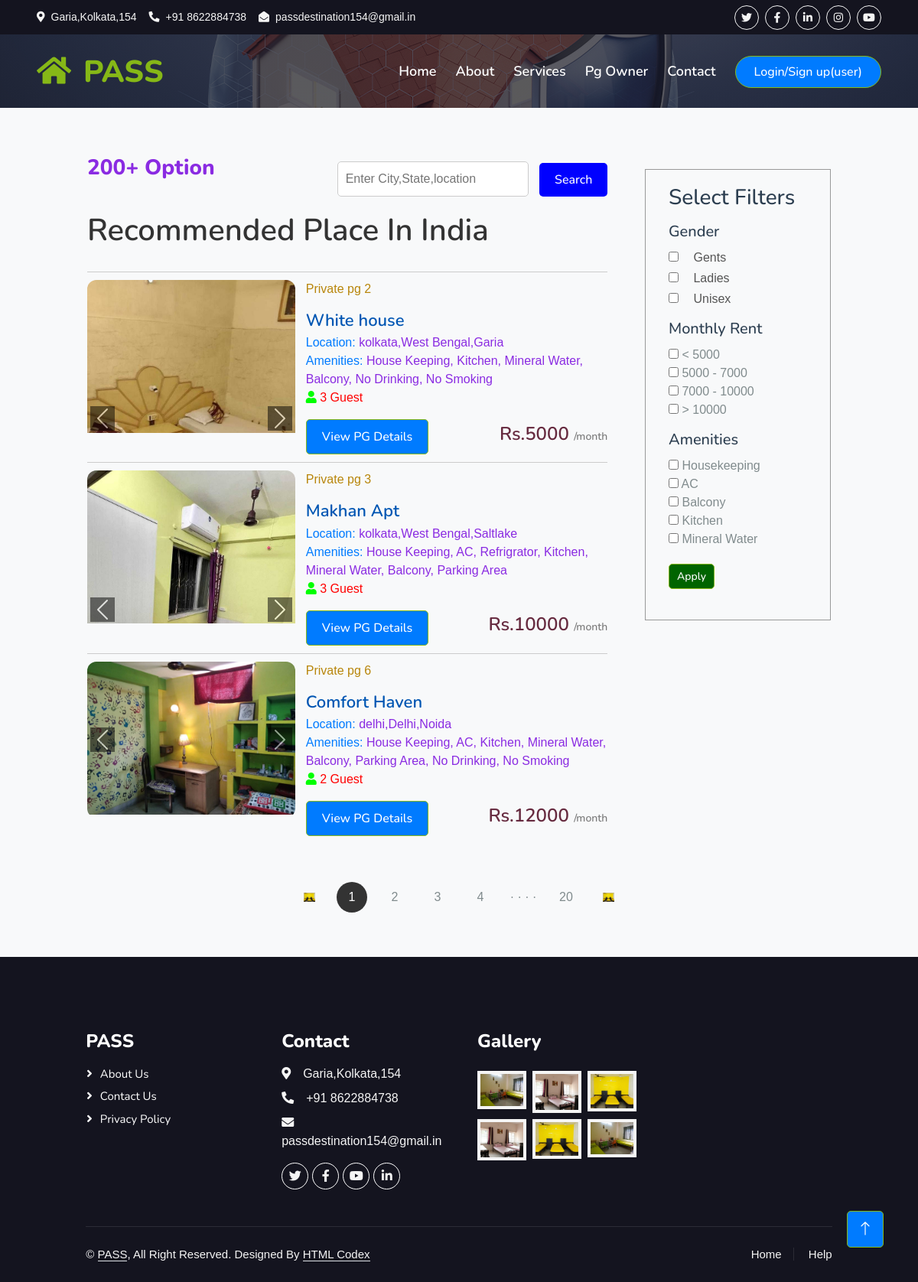
/listing, run on the app's committed database.
### pg/models.py (models this page shows)
class PG(models.Model):
    pgname = models.CharField(max_length=100)
    gender = models.CharField(max_length=100, choices=[
        ('male', 'Male'),
        ('female', 'Female'),
        ('other', 'Other'),
    ])
    pname = models.CharField(max_length=100)# pg name
    email = models.EmailField()
    phone_no = models.CharField(max_length=10)
    pg_rg_no = models.CharField(max_length=10,unique=True)  #p owner uniq id
    pro_address = models.CharField(max_length=1000) #land mark
    description = models.TextField()
    rent = models.CharField(max_length=50)
    property_image1 = models.ImageField(upload_to='property_images/',blank=True, null=True)
    property_image2 = models.ImageField(upload_to='property_images/',blank=True, null=True)
    property_image3 = models.ImageField(upload_to='property_images/',blank=True, null=True)
    state = models.CharField(max_length=50)
    city = models.CharField(max_length=50)
    location = models.CharField(max_length=50)
    no_of_beds = models.CharField(max_length=1)
    amenities = models.CharField(max_length=2000)
    def __str__(self):
        return self.pgname
    class Meta:
        db_table="PG"

### pg/views.py (the view)
# urls.py: path('listing',views.listing),
def listing(request):
    pg_listings = PG.objects.all()
    booking = BookDetails.objects.all()
    booked_pg_ids = [booking_item.pgid for booking_item in booking]
    available_pg_listings = pg_listings.exclude(id__in=booked_pg_ids)
    print("booked_pg_ids:", booked_pg_ids)
    print("available_pg_listings:", available_pg_listings)
    context = {
        'pg_listings': available_pg_listings,
    }
    return render(request, 'listing.html', context)

### pg/templates/listing.html (shortened to what this page needs)
{% extends 'base.html' %}
{% load static %}
{% block div %}
   <a href="home" class="nav-item nav-link">Home</a>
    <a href="about" class="nav-item nav-link">About</a>
    <a href="service" class="nav-item nav-link">Services</a>
    <a href="pgowner_login" class="nav-item nav-link">Pg Owner</a>
    <a href="contact" class="nav-item nav-link">Contact</a>
{% endblock div %}
{% block hero %}
<div class="container-fluid bg-primary py-5  hero-header">
</div>
{% endblock hero %}
{% block body %}
<div class="container">
    <div class="list-container">
        <div class="left-col">
          <div class="options-bar">
            <h3 style="color: blueviolet;">200+ Option</h3>
            <div class="search-bar" style="color: #00ff00;">
                <form action="pg_search" method="GET">
                    <input type="text" name="search" id="search" placeholder="Enter City,State,location">
                    <button type="submit" class="btn btn-primary">Search</button>
                </form>
            </div>
          </div>
            <h1>Recommended Place In India</h1>
      {% if pg_listings %}
        {% for pg in pg_listings %}
            <div class="house">
                <div class="house-img">
                    <div id="carouselExampleControls{{pg.id}}" class="carousel slide" data-bs-ride="carousel">
                        <div class="carousel-inner" data-bs-interval="200">
                          <div class="carousel-item active">
                            <img src="{{ pg.property_image1.url }}" class="d-block w-100" alt="...">
                          </div>
                        </div>
                        <button class="carousel-control-prev" type="button" data-bs-target="#carouselExampleControls{{pg.id}}" data-bs-slide="prev">
                          <span class="carousel-control-prev-icon" aria-hidden="true"></span>
                        </button>
                        <button class="carousel-control-next" type="button" data-bs-target="#carouselExampleControls{{pg.id}}" data-bs-slide="next">
                          <span class="carousel-control-next-icon" aria-hidden="true"></span>
                        </button>
                      </div>
                </div>
                <div class="house-info">
                  <p style="color: darkgoldenrod;">Private pg {{pg.id}}</p>
                  <h3 style="color: #0056b3;">{{ pg.pgname }}</h3>
                  <p  style="color: #007bff; padding: 0%; margin: 0%;">Location: <span style="color: blueviolet; padding: 0%;margin: 0%;">{{ pg.city}},{{ pg.state}},{{pg.location}}</span></p>
                  <p  style="color: #007bff; padding: 0%; margin: 0%;">Amenities: <span style="color: blueviolet; padding: 0%;margin: 0%;">{{ pg.amenities}}</span></p>
                  <div class="guest-info">
                    <p><i class="fas fa-user"></i> {{ pg.no_of_beds }} Guest</p>
                  </div>
                  <div class="price-info">
                      <div class="price-button">
                          <a href="show_pg/{{pg.id}}"  class="btn btn-primary">View PG Details</a>
                          <h4>Rs.{{ pg.rent }} <span>/month</span></h4>
                      </div>
                  </div>
                </div>
            </div>
            {% endfor %}
            {% else %}
            <h4 style="color: #777;">No results found.</h4>
             {% endif %}
        </div>
        <div class="right-col">
            <div class="sidebar">
                <h3>Select Filters</h3>
                <h5 style="font-weight: 500; margin: 15px 0 10px;">Gender</h5>
                <div class="filter">
                  <label><input type="checkbox" id="gentsFilter"> Gents</label>
                </div>
                <div class="filter">
                   <label><input type="checkbox" id="ladiesFilter"> Ladies</label>
                </div>
                <div class="filter">
                   <label><input type="checkbox" id="unisexFilter"> Unisex</label>
                </div>
                <h5 style="font-weight: 500; margin: 15px 0 10px;">Monthly Rent</h5>
                <div class="filter-checkbox">
                  <label><input type="checkbox" id="rentUnder5000"> < 5000</label>
                </div>
                <div class="filter-checkbox">
                  <label><input type="checkbox" id="rent5000to7000"> 5000 - 7000</label>
                </div>
                <div class="filter-checkbox">
                  <label><input type="checkbox" id="rent7000to10000"> 7000 - 10000</label>
                </div>
                <div class="filter-checkbox">
                  <label><input type="checkbox" id="rentOver10000"> > 10000</label>
                </div>
                 <h5 style="font-weight: 500; margin: 15px 0 10px;">Amenities</h5>
                 <div class="filter-checkbox">
                     <label><input type="checkbox" id="housekeepingFilter"> Housekeeping</label>
                 </div>
                 <div class="filter-checkbox">
                     <label><input type="checkbox" id="acFilter"> AC</label>
                 </div>
                 <div class="filter-checkbox">
                     <label><input type="checkbox" id="balconyFilter"> Balcony</label>
                 </div>
                 <div class="filter-checkbox">
                     <label><input type="checkbox" id="kitchenFilter"> Kitchen</label>
                 </div>
                 <div class="filter-checkbox">
                     <label><input type="checkbox" id="mineralWaterFilter"> Mineral Water</label>
                 </div>
                <div class="sidebar-link" style="text-align: left;">
                  <button type="button" id="applyFilters" class="btn btn-primary" style="background-color: darkgreen; color: #FFFFFF; padding: 5px 10px; font-size: 14px;">Apply</button>
              </div>
            </div>
        </div>
    </div>
    <div class="pagination">
        <img src="{% static 'img/package-3.jpg' %}" alt="">
        <span class="current">1</span>
        <span>2</span>
        <span>3</span>
        <span>4</span>
        <span>&middot &middot &middot &middot</span>
        <span>20</span>
        <img src="{% static 'img/package-3.jpg' %}" alt="">
    </div>
</div>
{% endblock body %}

### pg/templates/base.html (shortened to what this page needs)
<!DOCTYPE html>
{% load static %}
<html lang="en">
<head>
    <link href="https://cdnjs.cloudflare.com/ajax/libs/font-awesome/5.10.0/css/all.min.css" rel="stylesheet">
    <link href="https://cdn.jsdelivr.net/npm/bootstrap-icons@1.4.1/font/bootstrap-icons.css" rel="stylesheet">
    <link href="{% static 'lib/animate/animate.min.css' %}" rel="stylesheet">
    <link href="{% static 'lib/owlcarousel/assets/owl.carousel.min.css' %}" rel="stylesheet">
    <link href="{% static  'lib/tempusdominus/css/tempusdominus-bootstrap-4.min.css' %}" rel="stylesheet" />
    <link href="{% static 'css/bootstrap.min.css' %}" rel="stylesheet">
    <link href="{% static 'css/style.css' %}" rel="stylesheet">
</head>
<body>
    <div class="container-fluid bg-dark px-5 d-none d-lg-block">
        <div class="row gx-0">
            <div class="col-lg-8 text-center text-lg-start mb-2 mb-lg-0">
                <div class="d-inline-flex align-items-center" style="height: 45px;">
                    <small class="me-3 text-light"><i class="fa fa-map-marker-alt me-2"></i>Garia,Kolkata,154</small>
                    <small class="me-3 text-light"><i class="fa fa-phone-alt me-2"></i>+91 8622884738</small>
                    <small class="text-light"><i
                            class="fa fa-envelope-open me-2"></i>passdestination154@gmail.in</small>
                </div>
            </div>
            <div class="col-lg-4 text-center text-lg-end">
                <div class="d-inline-flex align-items-center" style="height: 45px;">
                    <a class="btn btn-sm btn-outline-light btn-sm-square rounded-circle me-2" href=""><i
                            class="fab fa-twitter fw-normal"></i></a>
                    <a class="btn btn-sm btn-outline-light btn-sm-square rounded-circle me-2" href=""><i
                            class="fab fa-facebook-f fw-normal"></i></a>
                    <a class="btn btn-sm btn-outline-light btn-sm-square rounded-circle me-2" href=""><i
                            class="fab fa-linkedin-in fw-normal"></i></a>
                    <a class="btn btn-sm btn-outline-light btn-sm-square rounded-circle me-2" href=""><i
                            class="fab fa-instagram fw-normal"></i></a>
                    <a class="btn btn-sm btn-outline-light btn-sm-square rounded-circle" href=""><i
                            class="fab fa-youtube fw-normal"></i></a>
                </div>
            </div>
        </div>
    </div>
    <div class="container-fluid position-relative p-0">
        <nav class="navbar navbar-expand-lg navbar-light px-4 px-lg-5 py-3 py-lg-0">
            <a href="" class="navbar-brand p-0">
                <h1 class="text-primary m-0"><i class="fa fa-home me-3"></i>PASS</h1>
            </a>
            <div class="collapse navbar-collapse" id="navbarCollapse">
                <div class="navbar-nav ms-auto py-0">
                    {% block div %}
                    {% endblock div %}
                    {% if username != "Unknown" %}
                    {% comment %} {% block div %}
                    {% endblock div %}
                    {% if username %} {% endcomment %}
                    <div class="nav-item dropdown">
                        <a href="#" class="nav-link dropdown-toggle" data-bs-toggle="dropdown">{{ username.name}}</a>
                        <div class="dropdown-menu m-0">
                            <a href="profile" class="dropdown-item">Profile</a>
                            <a href="bookinglist" class="dropdown-item">Booking list</a>
                            <a href="change_password" class="dropdown-item">Change password</a>
                            <a href="/ulogout" class="dropdown-item">Logout</a>
                        </div>
                    </div>
                </div>
                {% else  %}
               </div>
                <a href="/ulogin" class="btn btn-primary rounded-pill py-2 px-4">Login/Sign up(user)</a>
                {% endif %}
            </div>
        </nav>
        {% block hero %}
        {% endblock hero %}
    </div>
   {% block body %}
   {% endblock body %}
    <div class="container-fluid bg-dark text-light footer pt-5 mt-5 wow fadeIn" data-wow-delay="0.1s">
        <div class="container py-5">
            <div class="row g-5">
                <div class="col-lg-3 col-md-6">
                    <h4 class="text-white mb-3">PASS</h4>
                    <a class="btn btn-link" href="/about">About Us</a>
                    <a class="btn btn-link" href="/contact">Contact Us</a>
                    <a class="btn btn-link" href="">Privacy Policy</a>
                </div>
                <div class="col-lg-3 col-md-6">
                    <h4 class="text-white mb-3">Contact</h4>
                    <p class="mb-2"><i class="fa fa-map-marker-alt me-3"></i>Garia,Kolkata,154</p>
                    <p class="mb-2"><i class="fa fa-phone-alt me-3"></i>+91 8622884738</p>
                    <p class="mb-2"><i class="fa fa-envelope me-3"></i>passdestination154@gmail.in</p>
                    <div class="d-flex pt-2">
                        <a class="btn btn-outline-light btn-social" href=""><i class="fab fa-twitter"></i></a>
                        <a class="btn btn-outline-light btn-social" href=""><i class="fab fa-facebook-f"></i></a>
                        <a class="btn btn-outline-light btn-social" href=""><i class="fab fa-youtube"></i></a>
                        <a class="btn btn-outline-light btn-social" href=""><i class="fab fa-linkedin-in"></i></a>
                    </div>
                </div>
                <div class="col-lg-3 col-md-6">
                    <h4 class="text-white mb-3">Gallery</h4>
                    <div class="row g-2 pt-2">
                        <div class="col-4">
                            <img class="img-fluid bg-light p-1" src="{% static 'img/package-1.jpg' %}" alt="">
                        </div>
                        <div class="col-4">
                            <img class="img-fluid bg-light p-1" src="{% static 'img/package-2.jpg' %}" alt="">
                        </div>
                        <div class="col-4">
                            <img class="img-fluid bg-light p-1" src="{% static 'img/package-3.jpg' %}" alt="">
                        </div>
                        <div class="col-4">
                            <img class="img-fluid bg-light p-1" src="{% static 'img/package-2.jpg' %}" alt="">
                        </div>
                        <div class="col-4">
                            <img class="img-fluid bg-light p-1" src="{% static 'img/package-3.jpg' %}" alt="">
                        </div>
                        <div class="col-4">
                            <img class="img-fluid bg-light p-1" src="{% static 'img/package-1.jpg' %}" alt="">
                        </div>
                    </div>
                </div>
            </div>
        </div>
        <div class="container">
            <div class="copyright">
                <div class="row">
                    <div class="col-md-6 text-center text-md-start mb-3 mb-md-0">
                        &copy; <a class="border-bottom" href="/home">PASS</a>, All Right Reserved.
                        Designed By <a class="border-bottom" href="https://htmlcodex.com">HTML Codex</a>
                    </div>
                    <div class="col-md-6 text-center text-md-end">
                        <div class="footer-menu">
                            <a href="">Home</a>
                            <a href="">Help</a>
                        </div>
                    </div>
                </div>
            </div>
        </div>
    </div>
    <a href="#" class="btn btn-lg btn-primary btn-lg-square back-to-top"><i class="bi bi-arrow-up"></i></a>
</body>
</html>

### data on the page
PG: property_image1 (picture), id "2", pgname "White house", city "kolkata", state "West Bengal", location "Garia", amenities "House Keeping, Kitchen, Mineral Water, Balcony, No Drinking, No Smoking", no_of_beds "3", rent "5000"
PG: property_image1 (picture), id "3", pgname "Makhan Apt", city "kolkata", state "West Bengal", location "Saltlake", amenities "House Keeping, AC, Refrigrator, Kitchen, Mineral Water, Balcony, Parking Area", no_of_beds "3", rent "10000"
PG: property_image1 (picture), id "6", pgname "Comfort Haven", city "delhi", state "Delhi", location "Noida", amenities "House Keeping, AC, Kitchen, Mineral Water, Balcony, Parking Area, No Drinking, No Smoking", no_of_beds "2", rent "12000"
